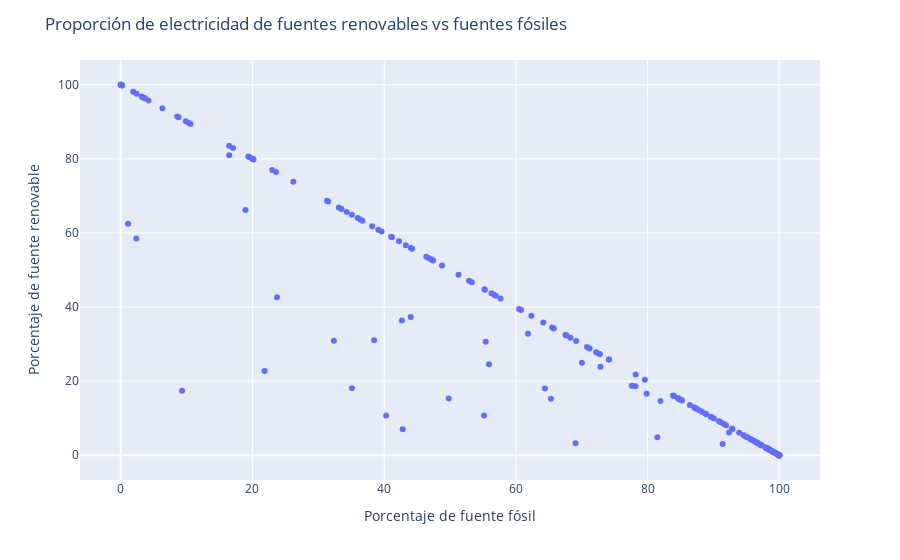

Source (notebook cell):
### Code cell
fig1 = px.scatter(x=df["fossil_share_elec"], y=df["renewables_share_elec"])
fig1.update_layout(xaxis_title="Porcentaje de fuente fósil", yaxis_title="Porcentaje de fuente renovable",)
fig1.update_layout(title="Proporción de electricidad de fuentes renovables vs fuentes fósiles ",)

### Figure 1 — Plotly figure (JSON) as saved in the notebook; plotly's stock layout.template omitted (floating-point values rounded to 4 significant figures; data arrays with more than 128 entries replaced by an {"elided": "..."} marker saying what was removed)
{"data": [{"hovertemplate": "x=%{x}<br>y=%{y}<extra></extra>", "legendgroup": "", "marker": {"color": "#636efa", "symbol": "circle"}, "mode": "markers", "name": "", "orientation": "v", "showlegend": false, "type": "scatter", "x": {"elided": "203 float values"}, "xaxis": "x", "y": {"elided": "203 float values"}, "yaxis": "y"}], "layout": {"legend": {"tracegroupgap": 0}, "margin": {"t": 60}, "title": {"text": "Proporción de electricidad de fuentes renovables vs fuentes fósiles "}, "xaxis": {"anchor": "y", "domain": [0, 1], "title": {"text": "Porcentaje de fuente fósil"}}, "yaxis": {"anchor": "x", "domain": [0, 1], "title": {"text": "Porcentaje de fuente renovable"}}}}
